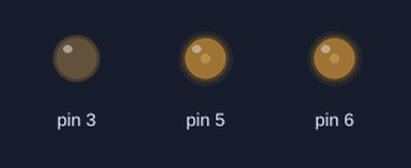
This sketch was run on a simulated Arduino Uno, built with avr-gcc and run on an emulated ATmega328P. On the bench: output pins drawn as LEDs (lit = HIGH).

Above: at 0.05 s.
At 0.6 s:
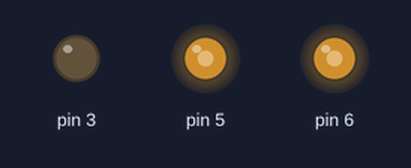
At 1.15 s:
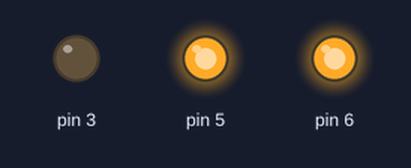
At 2.25 s:
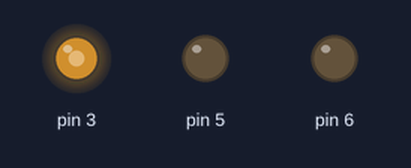
At 3.35 s:
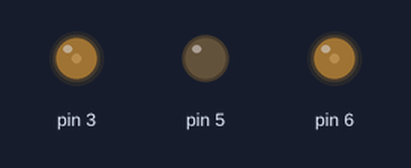
At 4.5 s:
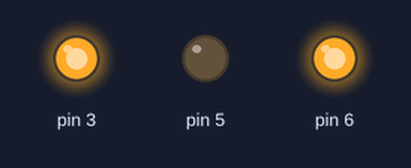
Timing chart, 0 to 5.9 s (numbered marks = the images above):
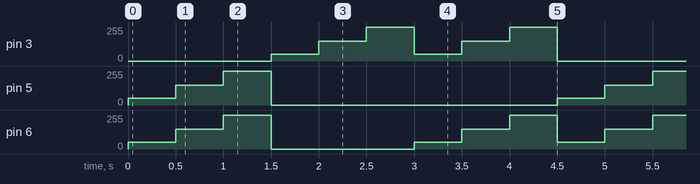

The sketch:

CODIGO_DEL_C.ino
```cpp
void setup()
{
	pinMode(6, OUTPUT);
    pinMode(5, OUTPUT);
    pinMode(3, OUTPUT);
}
void loop()
{
	analogWrite(5, 50);
    analogWrite(6, 50);
    analogWrite(3, 0);
  	delay(500);
  	analogWrite(5, 150);
    analogWrite(6, 150);
  	analogWrite(3, 0);
  	delay(500);
  	analogWrite(5, 255);
    analogWrite(6, 255);
  	analogWrite(3, 0);
  	delay(500);

  	analogWrite(3, 50);
    analogWrite(5, 0);
    analogWrite(6, 0);
  	delay(500);
  	analogWrite(3, 150);
  	analogWrite(5, 0);
    analogWrite(6, 0);
  	delay(500);
  	analogWrite(3, 255);
  	analogWrite(5, 0);
    analogWrite(6, 0);
  	delay(500);

  	analogWrite(3, 50);
    analogWrite(6, 50);
  	analogWrite(5, 0);
    delay(500);
  	analogWrite(3, 150);
    analogWrite(6, 150);
  	analogWrite(5, 0);
  	delay(500);
  	analogWrite(3, 255);
    analogWrite(6, 255);
  	analogWrite(5, 0);
  	delay(500);
}
```

Measured:
- by itself, pin 3: repeats every 4.5 s: 150/255 0.50 s, 255/255 0.50 s, 50/255 0.50 s, 150/255 0.50 s, 255/255 0.50 s, 0/255 1.5 s, 50/255 0.50 s
- by itself, pin 5: repeats every 4.5 s: 150/255 0.50 s, 255/255 0.50 s, 0/255 3.0 s, 50/255 0.50 s
- by itself, pin 6: repeats every 4.5 s: 150/255 0.50 s, 255/255 0.50 s, 0/255 1.5 s, 50/255 0.50 s, 150/255 0.50 s, 255/255 0.50 s, 50/255 0.50 s
